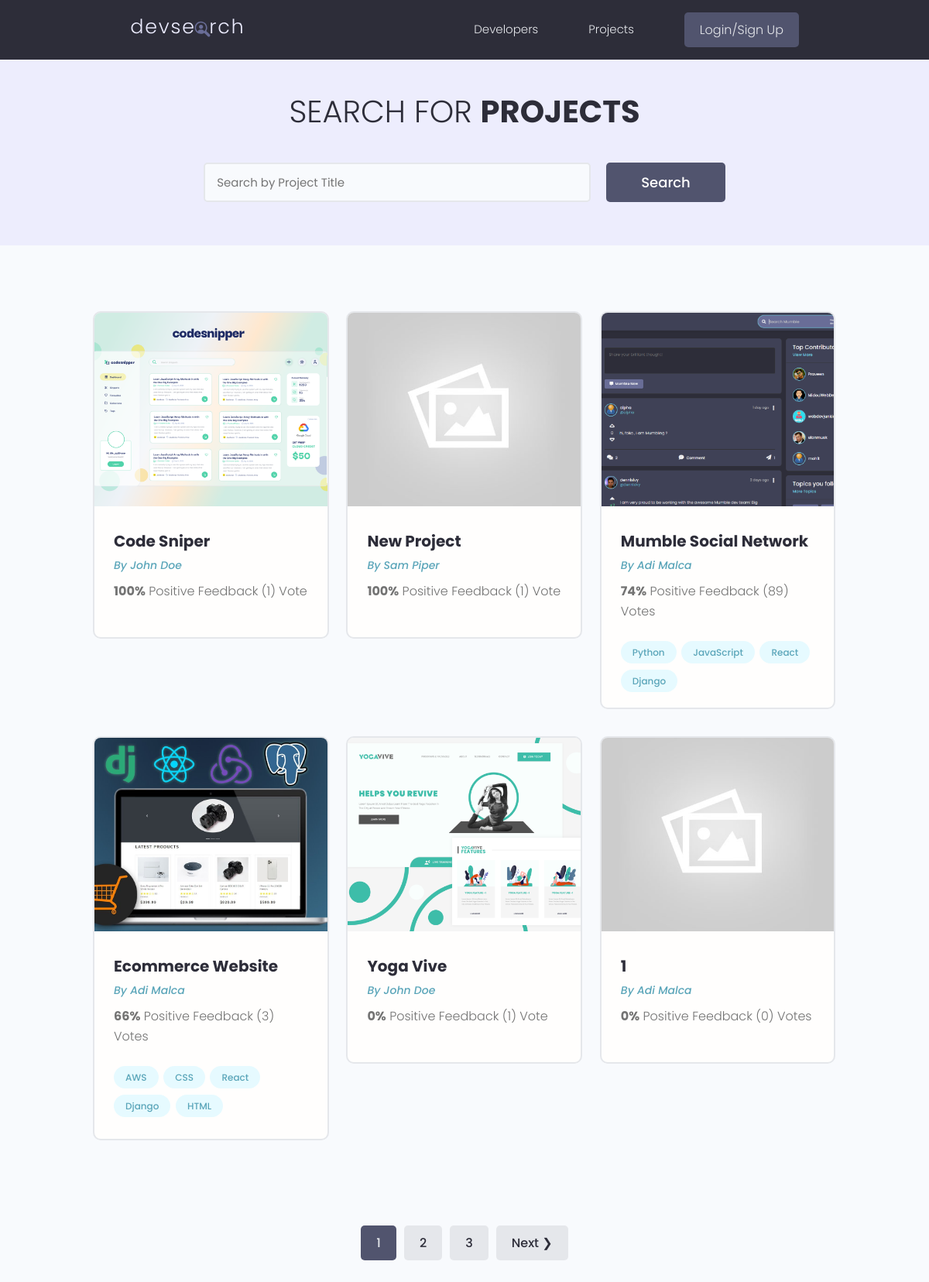
The page /projects/ on the database as committed earlier.
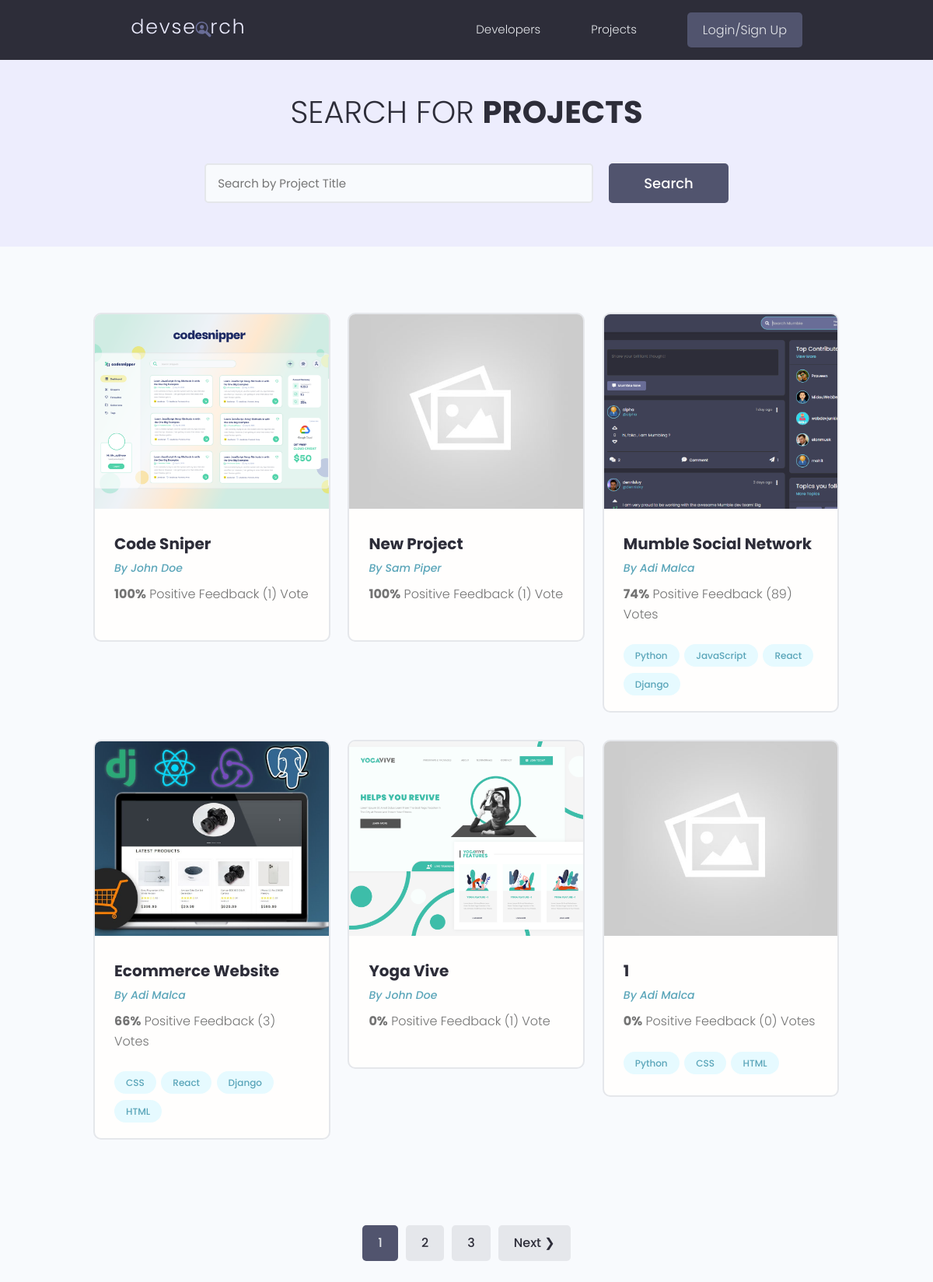
The same page on the database as committed later.
### projectsApp/models.py (models this page shows, shortened)
class Project(models.Model):
    owner = models.ForeignKey(Profile, null=True, blank=True, on_delete=models.CASCADE) # We want to connect a project to a specific user profile - many-to-one relationship
    title = models.CharField(max_length=200)   # By default null=False - required to enter data in this field (for the database)
    description = models.TextField(null=True, blank=True)  # Does NOT require to enter data in this field! blank is the same but for django form to be submitted! We can submit a form without adding this!
    featured_image = models.ImageField(null=True, blank=True, default="default.jpg") # B/c its in "images" folder no need to specify path, otherwise path needed
    demo_link = models.CharField(max_length=2000, null=True, blank=True)
    source_link = models.CharField(max_length=2000, null=True, blank=True)
    tags = models.ManyToManyField('Tag', blank=True)  # The tag can be connected to many models
    vote_total = models.IntegerField(default=0, null=True, blank=True)
    vote_ratio = models.IntegerField(default=0, null=True, blank=True)
    created = models.DateTimeField(auto_now_add=True)
    id = models.UUIDField(default=uuid.uuid4, unique=True, primary_key=True, editable=False)
    class Meta:
        ordering = ['-vote_ratio', '-vote_total', 'title']
    @property
    def imageURL(self):
        try:
            url = self.featured_image.url
        except:
            url = ''
        return url
    '''
    Anytime we trigger this method here we are going to calculate all this, get all these values
    and then simply update the instance of it in the database and save it.
    '''

class Tag(models.Model):
    name = models.CharField(max_length=200)
    created = models.DateTimeField(auto_now_add=True)
    id = models.UUIDField(default=uuid.uuid4, unique=True, primary_key=True, editable=False)
    def __str__(self):
        return self.name

### usersApp/models.py (models this page shows, shortened)
class Profile(models.Model):
    user = models.OneToOneField(User, on_delete=models.CASCADE, null=True, blank=True)
    name = models.CharField(max_length=200, blank=True, null=True)
    email = models.EmailField(max_length=500, blank=True, null=True)
    username = models.CharField(max_length=200, blank=True, null=True)
    location = models.CharField(max_length=200, blank=True, null=True)
    short_intro = models.CharField(max_length=200, blank=True, null=True)
    bio = models.TextField(blank=True, null=True)
    profile_image = models.ImageField(blank=True, null=True, upload_to="profiles/",
                                      default="profiles/user-default.png") # This will go in static/images folder and then in profiles folder and upload my pictures here. Again - we are uploading to the profiles folder and also getting the defualt from the profiles folder
    social_github = models.CharField(max_length=200, blank=True, null=True)
    social_twitter = models.CharField(max_length=200, blank=True, null=True)
    social_linkedin = models.CharField(max_length=200, blank=True, null=True)
    social_youtube = models.CharField(max_length=200, blank=True, null=True)
    social_website = models.CharField(max_length=200, blank=True, null=True)
    created = models.DateTimeField(auto_now_add=True)
    id = models.UUIDField(default=uuid.uuid4, unique=True, primary_key=True, editable=False)
    class Meta:
        ordering = ['created']

### projectsApp/views.py (the view)
# urls.py: path('projects/', views.getProjects),
def projects(request):
    projects, search_query = searchProjects(request)
    custom_range, projects = paginateProjects(request, projects, 6) # Allow for 6 projects to show in one page
    context = {'projects': projects, 'search_query':search_query,'custom_range':custom_range}
    return render(request, 'projectsApp/projects.html', context)

### projectsApp/utils.py (called while the page is built)
def paginateProjects(request, projects, results):
    page = request.GET.get('page')  # Needs to have a search parameter! "projects/?page=xxx" - page is the search parameter!
    paginator = Paginator(projects, results)
    try:
        projects = paginator.page(page)
    except PageNotAnInteger:
        page = 1
        projects = paginator.page(page)
    except EmptyPage:
        page = paginator.num_pages   # returns the number of pages we have
        projects = paginator.page(page)  # return the last page
    left_index = (int(page) - 4)    # to show 5 button pages at a time
    if left_index < 1:
        left_index = 1
    right_index = (int(page) + 5)   # to show 5 button pages at a time
    if right_index > paginator.num_pages:
        right_index = paginator.num_pages + 1
    custom_range = range(left_index, right_index)
    return custom_range, projects

def searchProjects(request):
    search_query = ""
    if request.GET.get('search_query'):
        search_query = request.GET.get('search_query')
    tags = Tag.objects.filter(name__icontains=search_query)  # The project model has a tags field which is many-to-many field
    projects = Project.objects.distinct().filter(
        Q(title__icontains=search_query) |
        Q(description__icontains=search_query) |
        Q(owner__name__icontains=search_query) | # here we go one level up and we query by the parent item.
        Q(tags__in=tags)
    )
    return(projects, search_query)

### projectsApp/templates/projectsApp/projects.html (shortened to what this page needs)
{% extends "main.html" %}
{% block content %}
  <main class="projects">
    <section class="hero-section text-center">
      <div class="container container--narrow">
        <div class="hero-section__box">
          <h2>Search for <span>Projects</span></h2>
        </div>
        <div class="hero-section__search">
          <form id="searchForm" class="form" action="{% url 'projects' %}" method="get">
            <div class="form__field">
              <input class="input input--text" id="formInput#search" type="text" name="search_query"
                placeholder="Search by Project Title" value="{{search_query}}"/>
            </div>
            <input class="btn btn--sub btn--lg" type="submit" value="Search" />
          </form>
        </div>
      </div>
    </section>
    <section class="projectsList">
      <div class="container">
        <div class="grid grid--three">
          {% for project in projects %}
          <div class="column">
            <div class="card project">
              <a href="{% url 'project' project.id %}" class="project">
                <img class="project__thumbnail" src="{{project.imageURL}}" alt="project thumbnail" />
                <div class="card__body">
                  <h3 class="project__title">{{project.title}}</h3>
                  <p><a class="project__author" href="{% url 'user-profile' project.owner.id %}">By {{project.owner.name}}</a></p>
                  <p class="project--rating">
                    <span style="font-weight: bold;">{{project.vote_ratio}}%</span> Positive
                    Feedback ({{project.vote_total}}) Vote{{project.vote_total|pluralize:"s"}}
                  </p>
                  <div class="project__tags">
                    {% for tag in project.tags.all %}
                    <span class="tag tag--pill tag--main">
                      <small>{{tag}}</small>
                    </span>
                    {% endfor %}
                  </div>
                </div>
              </a>
            </div>
          </div>
          {%endfor%}
        </div>
      </div>
    </section>
    {% include 'pagination.html' with queryset=projects custom_range=custom_range %}
  </main>
{% endblock content %}

### templates/main.html (shortened to what this page needs)
<!DOCTYPE html>
{% load static %}
<html>
<head>
    <link rel="stylesheet" href="https://cdnjs.cloudflare.com/ajax/libs/font-awesome/4.7.0/css/font-awesome.min.css" />
    <link rel="stylesheet" href="{% static 'uikit/styles/uikit.css' %}" />
    <link rel="stylesheet" href="{% static 'styles/app.css' %}" />
</head>
<body>
    {% include "navbar.html" %}
    {% block content %}
    {% endblock content %}
</body>
</html>

### templates/navbar.html (shortened to what this page needs)
{% load static %}
<header class="header">
    <div class="container container--narrow">
      <a href="{% url 'profiles' %}" class="header__logo">
        <img src="{% static 'images/logo.svg' %}" alt="DevSearch Logo" />
      </a>
      <nav class="header__nav">
        <ul class="header__menu">
          <li class="header__menuItem"><a href="{% url 'profiles' %}">Developers</a></li>
          <li class="header__menuItem"><a href="{% url 'projects' %}">Projects</a></li>
          {% if request.user.is_authenticated %}
          <li class="header__menuItem"><a href="{% url 'inbox' %}">Inbox</a></li>
          <li class="header__menuItem"><a href="{% url 'account' %}">Account</a></li>
          <li class="header__menuItem"><a href="{% url 'logout' %}" class="btn btn--sub">Logout</a></li>
          {% else %}
          <li class="header__menuItem"><a href="{% url 'login' %}" class="btn btn--sub">Login/Sign Up</a></li>
          {% endif %}
        </ul>
      </nav>
    </div>
  </header>

### templates/pagination.html (shortened to what this page needs)
{% if queryset.has_other_pages %}
    <div class="pagination">
      <ul class="container">
        {% for page in custom_range %}
          {% if page == queryset.number  %}
            <li><a href="?page={{page}}" class="btn page-link btn--sub" data-page="{{page}}">{{page}}</a></li>
          {% else %}
            <li><a href="?page={{page}}" class="btn page-link" data-page="{{page}}">{{page}}</a></li>
          {% endif %}
        {% endfor %}
        {% if queryset.has_next %}
            <li><a href="?page={{queryset.next_page_number}}" class="btn page-link" data-page="{{queryset.next_page_number}}">Next &#10095;</a></li>
        {% endif %}
      </ul>
    </div>
    {% endif %}

### static/styles/app.css (style rules this page uses)
:root { --color-sub: #2d2d39; }
.btn--sub { background-color: var(--color-sub-light); }
.card { border: 2px solid var(--color-light); }
img { width: 100%; }
.header { position: sticky; z-index: 111; background-color: var(--color-sub); padding: 1.5rem 0; }
.header > .container { display: flex; justify-content: space-between; align-items: center; }
.header__logo > img { height: 3.8rem; }
.header__nav > ul { display: inline-flex; align-items: center; list-style: none; gap: 6.5rem; }
.header__menuItem > a { color: var(--color-light); font-weight: 300; }
.hero-section { height: 40vh; display: flex; align-items: center; background-color: var(--color-sub); }
.hero-section__box { margin-bottom: 4rem; }
.hero-section__box > h2, .hero-section__box > h2 > span { font-size: 4rem; color: var(--color-light); line-height: 1.3; text-transform: uppercase; }
.hero-section__box > h2 { font-weight: 300; }
.hero-section__box > h2 > span { font-weight: 700; }
.hero-section__search > .form { display: flex; align-items: center; justify-content: center; gap: 2rem; }
.hero-section__search > .form input.input--text { width: 50rem; }
.pagination { margin-top: 8rem; margin-bottom: 10rem; }
.pagination > ul { flex-wrap: wrap; list-style: none; display: flex; align-items: center; justify-content: center; gap: 1rem; }
.pagination .btn { color: var(--color-sub); }
.pagination .btn.btn--sub { color: var(--color-light); }
.project__author { font-size: 1.4rem; font-style: italic; }
.project--rating { margin-bottom: 1.6em; margin-top: .5em; }
.projects > .hero-section { background: var(--color-sub-lighter); height: 30vh; }
.projects .hero-section__box { margin-bottom: 2.5rem; }
.projects .hero-section__box > h2 { color: var(--color-sub); }
.projects .hero-section__box > h2 > span { font-weight: 700; color: var(--color-sub); }
.projectsList { margin-top: 8rem; }
.project__thumbnail { height: 25rem; object-fit: cover; object-position: top center; }
.project__title { font-size: 2rem; font-weight: 700; color: var(--color-sub); }

### static/uikit/styles/modules/_variables.css (style rules this page uses)
:root { --color-main: #5aa5b9; --color-main-light: #e6faff; --color-sub: #3f4156; --color-sub-light: #51546e; --color-sub-lighter: #ededfd; --color-text: #737373; --color-gray: #8b8b8b; --color-light: #e5e7eb; --color-light-gray: #767676; --color-bg: #f8fafd; --color-white: #fffefd; --color-white-light: #f3f3f3; --color-success: #359e64; --color-success-bg: #def8e8; --color-error: #fc4b0b; --color-error-bg: #fff2ee; --font-base: 'Poppins', arial, helvetica, 'Segoe UI', roboto, ubuntu, sans-serif; --font-monospace: 'Fira Code', 'Courier New', courier, monospace; --font-regular: 300; --font-medium: 500; --font-bold: 700; --generic-shadow: 1px 1px 5px #00000010; --generic-transition: all 0.3s ease-in-out; }

### static/uikit/styles/modules/_base.css (style rules this page uses)
* { margin: 0; padding: 0; box-sizing: border-box; text-rendering: optimizeLegibility; color: inherit; font-size: inherit; }
html { font-size: 50%; }
@media only screen and (min-width: 480px) { html { font-size: 56.25%; } }
@media only screen and (min-width: 1200px) { html { font-size: 62.5%; } }
body { line-height: 1.6; font-weight: 400; font-size: 1.5rem; color: var(--color-text); background-color: var(--color-bg); min-height: 100vh; }

### static/uikit/styles/modules/_typography.css (style rules this page uses)
* { font-family: var(--font-base); }
h2 { font-size: 3.6rem; font-weight: var(--font-bold); }
h3 { font-size: 3.2rem; font-weight: var(--font-medium); }
p, span, strong { font-size: 1.6rem; color: var(--color-text); font-weight: var(--font-regular); }
a { padding-bottom: 2px; text-decoration: none; display: inline-block; color: var(--color-main); font-weight: var(--font-medium); }

### static/uikit/styles/modules/_utilities.css (style rules this page uses)
.container { width: 92%; max-width: 165rem; margin: 0 auto; box-sizing: border-box; }
.container--narrow { width: 92%; max-width: 120rem; }
@media screen and (min-width: 1000px) { .container { width: 90%; } }
@media screen and (min-width: 1000px) { .container--narrow { width: 85%; } }
@media screen and (min-width: 1200px) { .container { width: 80%; } }
@media screen and (min-width: 1200px) { .container--narrow { width: 72%; } }
.text-center { text-align: center; }

### static/uikit/styles/modules/_card.css (style rules this page uses)
.card { border-radius: 1rem; background-color: var(--color-white); border: 1.5px solid var(--color-light); width: auto; height: auto; margin-top: 0.5rem; margin-bottom: 0.5rem; overflow: hidden; }
.card__body, .card__header { padding: 2rem 2.5rem; }

Rows that differ between the two databases and show on the page:
changed Project "Ecommerce Website": loses Tag (name "AWS")
changed Project (number 6 of 6 on the later page): gains Tag (name "Python"); gains Tag (name "CSS"); gains Tag (name "HTML")
